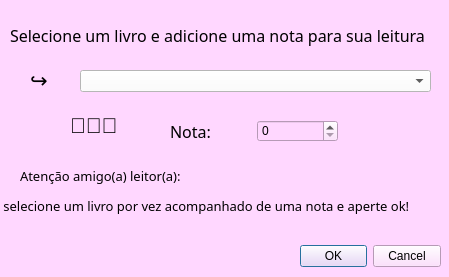
<?xml version="1.0" encoding="UTF-8"?>
<ui version="4.0">
 <class>nota</class>
 <widget class="QDialog" name="nota">
  <property name="geometry">
   <rect>
    <x>0</x>
    <y>0</y>
    <width>449</width>
    <height>277</height>
   </rect>
  </property>
  <property name="windowTitle">
   <string>Dialog</string>
  </property>
  <property name="styleSheet">
   <string notr="true">background-color:rgb(255, 215, 255)</string>
  </property>
  <widget class="QDialogButtonBox" name="buttonBox">
   <property name="geometry">
    <rect>
     <x>300</x>
     <y>240</y>
     <width>141</width>
     <height>32</height>
    </rect>
   </property>
   <property name="orientation">
    <enum>Qt::Horizontal</enum>
   </property>
   <property name="standardButtons">
    <set>QDialogButtonBox::Cancel|QDialogButtonBox::Ok</set>
   </property>
  </widget>
  <widget class="QWidget" name="layoutWidget">
   <property name="geometry">
    <rect>
     <x>170</x>
     <y>120</y>
     <width>168</width>
     <height>23</height>
    </rect>
   </property>
   <layout class="QHBoxLayout" name="horizontalLayout">
    <item>
     <widget class="QLabel" name="label">
      <property name="font">
       <font>
        <family>MV Boli</family>
        <pointsize>12</pointsize>
       </font>
      </property>
      <property name="text">
       <string>Nota:</string>
      </property>
     </widget>
    </item>
    <item>
     <widget class="QSpinBox" name="anota"/>
    </item>
   </layout>
  </widget>
  <widget class="QComboBox" name="tudo">
   <property name="geometry">
    <rect>
     <x>80</x>
     <y>70</y>
     <width>351</width>
     <height>22</height>
    </rect>
   </property>
   <property name="styleSheet">
    <string notr="true">background-color:rgb(255, 255, 255)</string>
   </property>
  </widget>
  <widget class="QLabel" name="label_2">
   <property name="geometry">
    <rect>
     <x>10</x>
     <y>10</y>
     <width>431</width>
     <height>51</height>
    </rect>
   </property>
   <property name="font">
    <font>
     <family>MV Boli</family>
     <pointsize>12</pointsize>
    </font>
   </property>
   <property name="text">
    <string>Selecione um livro e adicione uma nota para sua leitura</string>
   </property>
  </widget>
  <widget class="QLabel" name="label_3">
   <property name="geometry">
    <rect>
     <x>30</x>
     <y>70</y>
     <width>31</width>
     <height>20</height>
    </rect>
   </property>
   <property name="font">
    <font>
     <family>MV Boli</family>
     <pointsize>16</pointsize>
    </font>
   </property>
   <property name="text">
    <string>↪</string>
   </property>
  </widget>
  <widget class="QLabel" name="label_4">
   <property name="geometry">
    <rect>
     <x>20</x>
     <y>160</y>
     <width>201</width>
     <height>31</height>
    </rect>
   </property>
   <property name="font">
    <font>
     <family>MV Boli</family>
     <pointsize>10</pointsize>
    </font>
   </property>
   <property name="text">
    <string>Atenção amigo(a) leitor(a): </string>
   </property>
  </widget>
  <widget class="QLabel" name="label_5">
   <property name="geometry">
    <rect>
     <x>0</x>
     <y>190</y>
     <width>431</width>
     <height>31</height>
    </rect>
   </property>
   <property name="font">
    <font>
     <family>MV Boli</family>
     <pointsize>10</pointsize>
    </font>
   </property>
   <property name="text">
    <string> selecione um livro por vez acompanhado de uma nota e aperte ok!</string>
   </property>
  </widget>
  <widget class="QLabel" name="label_6">
   <property name="geometry">
    <rect>
     <x>70</x>
     <y>110</y>
     <width>91</width>
     <height>31</height>
    </rect>
   </property>
   <property name="font">
    <font>
     <pointsize>16</pointsize>
    </font>
   </property>
   <property name="text">
    <string>🌟🌟🌟</string>
   </property>
  </widget>
 </widget>
 <resources/>
 <connections>
  <connection>
   <sender>buttonBox</sender>
   <signal>accepted()</signal>
   <receiver>nota</receiver>
   <slot>accept()</slot>
   <hints>
    <hint type="sourcelabel">
     <x>578</x>
     <y>434</y>
    </hint>
    <hint type="destinationlabel">
     <x>157</x>
     <y>274</y>
    </hint>
   </hints>
  </connection>
  <connection>
   <sender>buttonBox</sender>
   <signal>rejected()</signal>
   <receiver>nota</receiver>
   <slot>reject()</slot>
   <hints>
    <hint type="sourcelabel">
     <x>646</x>
     <y>440</y>
    </hint>
    <hint type="destinationlabel">
     <x>286</x>
     <y>274</y>
    </hint>
   </hints>
  </connection>
 </connections>
</ui>
